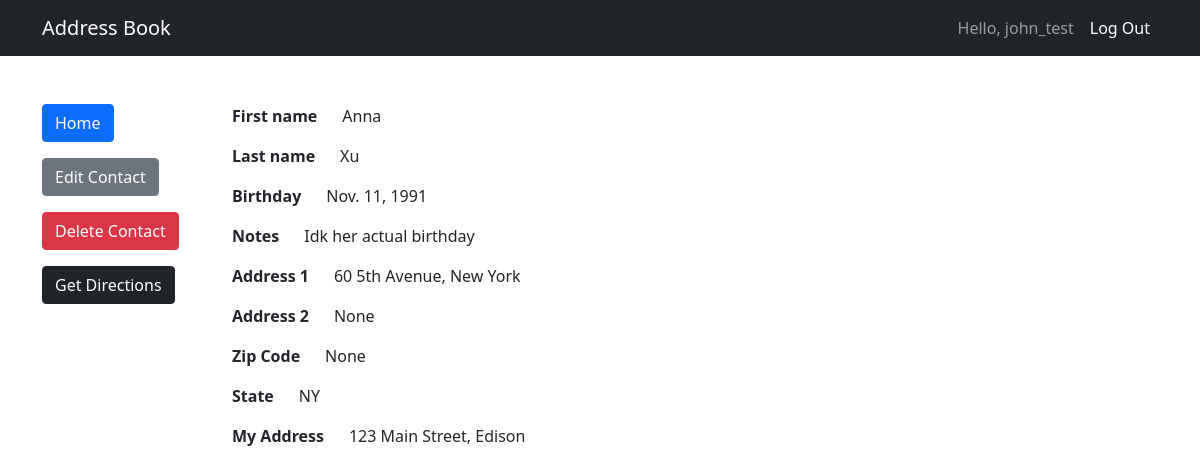
/contacts/10 (signed in), run on the app's committed database.
### directory/models.py (models this page shows, shortened)
class Contact(models.Model):
    first_name = models.CharField(max_length=20)
    last_name = models.CharField(max_length=20)
    email = models.EmailField(blank=True, null=True)
    birthday = models.DateField('Birthday', blank=True, null=True)
    notes = models.TextField('Notes', max_length=500, blank=True)
    username = models.ForeignKey(User, blank=True, null=True, on_delete=models.CASCADE)
    address_line1 = models.CharField(max_length = 50, null=True, blank=True)
    address_line2 = models.CharField(max_length = 50, null=True, blank=True)
    address_ZIP = models.CharField(max_length = 5, null=True, blank=True)
    address_state = models.CharField(max_length = 50, null=True, blank=True)
    self_contact = models.BooleanField(default=False)

### directory/views.py (the view)
# urls.py: path('contacts/<int:pk>', ContactView.as_view(), name='contact-detail'),
class ContactView(LoginRequiredMixin, UserPassesTestMixin, DetailView):
    model = Contact
    def test_func(self):
        obj = self.get_object()
        return obj.username == self.request.user
    def get_context_data(self, **kwargs):
        context = super().get_context_data(**kwargs)
        context['user_info'] = Contact.objects.filter(username=self.request.user).filter(self_contact=True).values()[0]
        return context

### directory/templates/directory/contact_detail.html (shortened to what this page needs)
{% extends "base.html" %}
{% block content %}
    <div class="row">
        <div class="col-2">
            <a class="btn btn-primary" href="{% url 'show-contacts' %}" role="button">Home</a>
            <a class="btn btn-secondary" href="{% url 'update-contact' contact.id %}" role="button">Edit Contact</a>
            {% if not contact.self_contact %}
                <a class="btn btn-danger" href="{% url 'delete-contact' contact.id %}" role="button">Delete Contact</a>
            {% endif %}
            {% if user_info.address_line1 != None and contact.address_line1 != None and not contact.self_contact %}
                <a class="btn btn-dark" href="{% url 'directions:map' %}?start={{ user_info.address_line1 }}-{{ user_info.address_ZIP }}-{{ user_info.address_state }}&end={{ contact.address_line1 }}-{{ contact.address_ZIP }}-{{ contact.address_state }}" role="button">Get Directions</a>
            {% endif %}
        </div>
        <div class="col-6">
            <p><strong>First name &nbsp;&nbsp;&nbsp;&nbsp; </strong> {{ contact.first_name }}</p>
            <p><strong>Last name &nbsp;&nbsp;&nbsp;&nbsp; </strong> {{ contact.last_name }}</p>
            <p><strong>Birthday &nbsp;&nbsp;&nbsp;&nbsp; </strong> {{ contact.birthday}}</p>
            <p><strong>Notes &nbsp;&nbsp;&nbsp;&nbsp; </strong> {{ contact.notes}}</p>
            <p><strong>Address 1 &nbsp;&nbsp;&nbsp;&nbsp; </strong> {{ contact.address_line1}}</p>
            <p><strong>Address 2 &nbsp;&nbsp;&nbsp;&nbsp; </strong> {{ contact.address_line2}}</p>
            <p><strong>Zip Code &nbsp;&nbsp;&nbsp;&nbsp; </strong> {{ contact.address_ZIP}}</p>
            <p><strong>State &nbsp;&nbsp;&nbsp;&nbsp; </strong> {{ contact.address_state}}</p>
            <p><strong>My Address &nbsp;&nbsp;&nbsp;&nbsp; </strong> {{ user_info.address_line1 }}</p>
        </div>
    </div>
{% endblock content %}

### AB_site/templates/base.html (shortened to what this page needs)
{% load static %}
<!DOCTYPE html>
<html lang="en">
    <head>
        <link href="{% static 'css/styles.css' %}" rel="stylesheet" />
    </head>
    <body>
        <nav class="navbar navbar-expand-lg navbar-dark bg-dark">
            <div class="container">
                <a class="navbar-brand" href="/">Address Book</a>
                <div class="collapse navbar-collapse" id="navbarSupportedContent">
                    <ul class="navbar-nav ms-auto mb-2 mb-lg-0">
                        {% if user.is_authenticated %}
                            <li class="nav-item"><a class="nav-link" aria-current="page">Hello, {{ user.username }}</a></li>
                            <li class="nav-item"><a class="nav-link active" aria-current="page" href="{% url 'logout' %}?next=/">Log Out</a></li>
                        {% else %}
                            <li class="nav-item"><a class="nav-link active" aria-current="page" href="{% url 'login' %}?next=/">Log in</a></li>
                        {% endif %}
                    </ul>
                </div>
            </div>
        </nav>
        <div class="container">
            <div class="mt-5">
                {% block content %}{% endblock content %}
            </div>
        </div>
    </body>
</html>

### data on the page
Contact: first_name "Anna", last_name "Xu", birthday "Nov. 11, 1991", notes "Idk her actual birthday", address_line1 "60 5th Avenue, New York", address_line2 "None", address_ZIP "None", address_state "NY"
Contact: address_line1 "123 Main Street, Edison"

### other printed values
{{ user.username }} "john_test"
